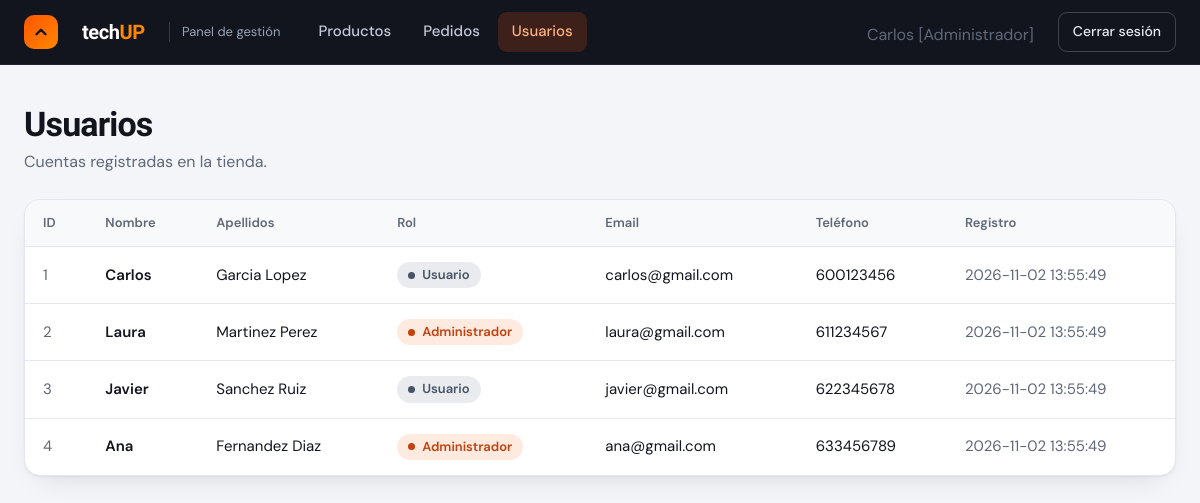
/index.php?entity=usuario&action=index&rol=0 (signed in), run on the app's committed database.
### tables this page shows
CREATE TABLE usuarios (
    id_usuario INT UNSIGNED AUTO_INCREMENT PRIMARY KEY,
    nombre VARCHAR(80) NOT NULL,
    rol TINYINT NOT NULL COMMENT '0: Administrador, 1: Usuario',
    contrasenia VARCHAR(255) NOT NULL COMMENT 'Hash generado con password_hash() (bcrypt, 60 caracteres)',
    apellidos VARCHAR(120) NOT NULL,
    email VARCHAR(150) NOT NULL UNIQUE,
    telefono VARCHAR(20),
    fecha_registro DATETIME NOT NULL DEFAULT CURRENT_TIMESTAMP
);

### controller/CUsuario.php (called while the page is built, shortened)
<?php
require_once __DIR__ . "/../model/MUsuario.php";
class CUsuario{
    private $model;
    function __construct(){
        $this->model=new MUsuario();
    }
    function index(){
       $usuario= $this->model->getAll();
       require  __DIR__ .  "/../view/usuarios/VUsuariosIndex.php";
    }
}
?>

### index.php (called while the page is built, shortened)
<?php
CDestino::enrutar();

### db/Conectar.php (called while the page is built)
<?php
class ConexionBD{
    public static function conectar(){
        $conexion = new mysqli("127.0.0.1","root","","tienda_informatica");
        $conexion -> query("SET NAMES 'UTF8' ");
        return $conexion;
    }
}

### model/MUsuario.php (called while the page is built, shortened)
<?php
class MUsuario{
    private $db;
    function __construct(){
        $this->db=ConexionBD::conectar();
    }
    function getAll(){
        $query=$this->db->query("SELECT * from usuarios");
        return $query->fetch_all(MYSQLI_ASSOC);
    }
}
?>

### view/usuarios/VUsuariosIndex.php (the view, shortened to what this page needs)
<!DOCTYPE html>
<html lang="es">
<head>
    <link rel="stylesheet" href="view/styles.css">
</head>
<body>
    <header class="topbar">
        <div class="topbar-inner">
                <span class="brand-mark" aria-hidden="true"><svg width="18" height="18" viewBox="0 0 24 24" fill="none"
                        stroke="#12151e" stroke-width="3.2" stroke-linecap="round" stroke-linejoin="round">
                        <path d="M6 15l6-6 6 6" />
                    </svg></span>
                <span class="brand-name">tech<b>UP</b></span>
                <span class="brand-tag">Panel de gestión</span>
            <nav class="nav" aria-label="Secciones">
                <a href="?entity=producto&amp;action=index&rol=0">Productos</a>
                <a href="?entity=pedido&amp;action=index&rol=0">Pedidos</a>
                <a href="?entity=usuario&amp;action=index&rol=0" class="is-active" aria-current="page">Usuarios</a>
            </nav>
            <span class="page-sub"> <?= $_SESSION["nombre"] ?>
                <?php
                if ($_SESSION['rol'] == 0) {
                    echo "[Administrador]";
                } else {
                    echo "[Cliente]";
                }
                ?></span>
            <a class="logout" href="?entity=login&amp;action=index">Cerrar sesión</a>
        </div>
    </header>
    <main class="page">
        <div class="page-head">
            <div>
                <h1>Usuarios</h1>
                <p class="page-sub">Cuentas registradas en la tienda.</p>
            </div>
        </div>
        <div class="panel table-wrap">
            <table class="table">
                <thead>
                    <tr>
                        <th scope="col">ID</th>
                        <th scope="col">Nombre</th>
                        <th scope="col">Apellidos</th>
                        <th scope="col">Rol</th>
                        <th scope="col">Email</th>
                        <th scope="col">Teléfono</th>
                        <th scope="col">Registro</th>
                    </tr>
                </thead>
                <tbody>
                    <?php
                    foreach ($usuario as $datos) {
                        echo "<tr>";
                        echo "<td class='muted'>" . $datos['id_usuario'] . "</td>";
                        echo "<td class='strong'>" . $datos['nombre'] . "</td>";
                        echo "<td>" . $datos['apellidos'] . "</td>";
                        echo "<td><span class='badge " . ($datos['rol'] == 1 ? "badge-admin'>Administrador" : "badge-user'>Usuario") . "</span></td>";
                        echo "<td>" . $datos['email'] . "</td>";
                        echo "<td>" . $datos['telefono'] . "</td>";
                        echo "<td class='muted'>" . $datos['fecha_registro'] . "</td>";
                        echo "</tr>";
                    }
                    ?>
                </tbody>
            </table>
        </div>
    </main>
</body>
</html>

### view/styles.css (style rules this page uses)
:root { --bg: #F4F5F8; --surface: #ffffff; --surface-2: #F8F9FB; --ink: #12151e; --muted: #5f6878; --line: #e3e6ee; --brand: #FF5500; --brand-2: #FF8800; --brand-text: #C2410C; --graphite: #12151e; --graphite-2: #1c202b; --danger: #b42318; --shadow: 0 1px 2px rgba(18, 21, 30, .05), 0 12px 28px -16px rgba(18, 21, 30, .18); --pendiente-fg: #8a5a00; --pendiente-bg: rgba(245, 166, 35, .18); --pagado-fg: #1d4ed8; --pagado-bg: rgba(59, 130, 246, .13); --enviado-fg: #6d28d9; --enviado-bg: rgba(139, 92, 246, .14); --entregado-fg: #13703a; --entregado-bg: rgba(34, 197, 94, .16); --cancelado-fg: #b42318; --cancelado-bg: rgba(239, 68, 68, .13); --admin-fg: #C2410C; --admin-bg: rgba(255, 85, 0, .12); --user-fg: #475467; --user-bg: rgba(100, 116, 139, .14); color-scheme: light dark; }
*, *::before, *::after { box-sizing: border-box; }
html { -webkit-text-size-adjust: 100%; }
body { margin: 0; background: var(--bg); color: var(--ink); font: 400 16px/1.55 "DM Sans", system-ui, "Segoe UI", Roboto, sans-serif; -webkit-font-smoothing: antialiased; }
h1, h2, h3, legend, .brand-name, .auth-slogan { font-family: "Sora", "DM Sans", system-ui, sans-serif; }
a { color: inherit; }
.topbar { position: sticky; top: 0; z-index: 50; background: var(--graphite); color: #fff; border-bottom: 1px solid rgba(255, 255, 255, .06); }
.topbar-inner { max-width: 1200px; margin: 0 auto; padding: 0 24px; height: 64px; display: flex; align-items: center; gap: 24px; }
.brand-mark { width: 34px; height: 34px; border-radius: 10px; display: grid; place-items: center; background: linear-gradient(135deg, var(--brand), var(--brand-2)); }
.brand-name { font-weight: 700; font-size: 20px; letter-spacing: -.02em; }
.brand-name b { color: var(--brand-2); font-weight: 700; }
.brand-tag { font-size: 13px; color: #9aa3b5; padding-left: 12px; border-left: 1px solid rgba(255, 255, 255, .16); }
.nav { display: flex; gap: 4px; flex: 1; min-width: 0; overflow-x: auto; scrollbar-width: none; }
.nav a { padding: 8px 14px; border-radius: 9px; text-decoration: none; color: #c3c9d6; font-weight: 500; font-size: 15px; white-space: nowrap; transition: background .15s, color .15s; }
.nav a.is-active { background: rgba(255, 85, 0, .18); color: #FFB27F; }
.logout { flex-shrink: 0; padding: 8px 14px; border: 1px solid rgba(255, 255, 255, .2); border-radius: 9px; text-decoration: none; color: #e6e9f0; font-size: 14px; font-weight: 500; transition: background .15s; }
.page { max-width: 1200px; margin: 0 auto; padding: 40px 24px 80px; }
.page-head { display: flex; align-items: flex-end; justify-content: space-between; flex-wrap: wrap; gap: 16px; margin-bottom: 24px; }
.page-head h1 { margin: 0; font-size: clamp(26px, 3.2vw, 34px); line-height: 1.15; letter-spacing: -.025em; }
.page-sub { margin: 6px 0 0; color: var(--muted); }
.panel { background: var(--surface); border: 1px solid var(--line); border-radius: 16px; box-shadow: var(--shadow); }
.table-wrap { overflow-x: auto; }
.table { width: 100%; border-collapse: collapse; font-size: 15px; }
.table th { padding: 13px 18px; text-align: left; white-space: nowrap; font-size: 13px; font-weight: 600; color: var(--muted); background: var(--surface-2); border-bottom: 1px solid var(--line); }
.table td { padding: 15px 18px; vertical-align: middle; border-bottom: 1px solid var(--line); }
.table tbody tr:last-child td { border-bottom: 0; }
.table .muted { color: var(--muted); }
.table .strong { font-weight: 600; }
.badge { display: inline-flex; align-items: center; gap: 7px; padding: 4px 11px; border-radius: 99px; font-size: 13px; font-weight: 600; line-height: 1.4; text-transform: capitalize; color: var(--fg, var(--ink)); background: var(--bgc, var(--surface-2)); }
.badge::before { content: ""; width: 7px; height: 7px; border-radius: 50%; background: currentColor; }
.badge-admin { --fg: var(--admin-fg); --bgc: var(--admin-bg); }
.badge-user { --fg: var(--user-fg); --bgc: var(--user-bg); }

### data on the page
usuarios: id_usuario "1", nombre "Carlos", apellidos "Garcia Lopez", rol "Usuario", email "carlos@gmail.com", telefono "600123456", fecha_registro "2026-11-02 13:55:49"
usuarios: id_usuario "2", nombre "Laura", apellidos "Martinez Perez", rol "Administrador", email "laura@gmail.com", telefono "611234567", fecha_registro "2026-11-02 13:55:49"
usuarios: id_usuario "3", nombre "Javier", apellidos "Sanchez Ruiz", rol "Usuario", email "javier@gmail.com", telefono "622345678", fecha_registro "2026-11-02 13:55:49"
usuarios: id_usuario "4", nombre "Ana", apellidos "Fernandez Diaz", rol "Administrador", email "ana@gmail.com", telefono "633456789", fecha_registro "2026-11-02 13:55:49"

### other printed values
$_SESSION["nombre"] "Carlos"
